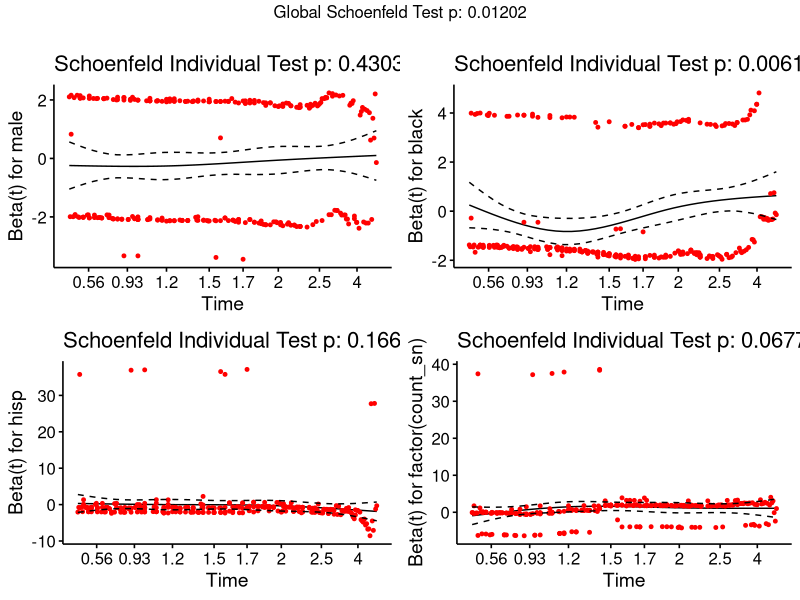
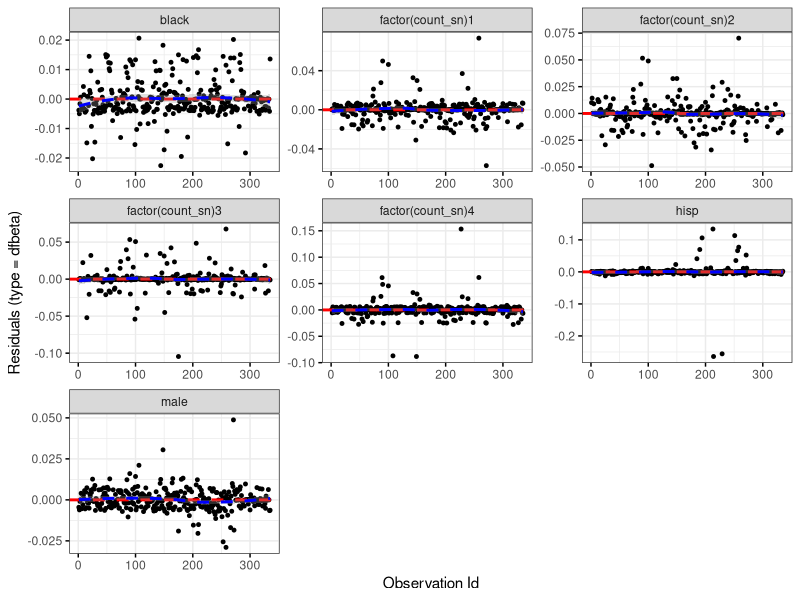
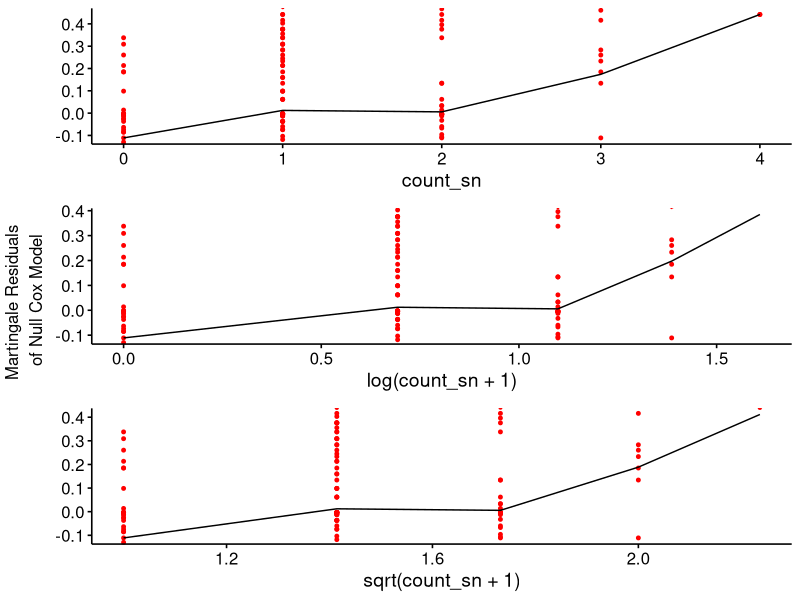

Write R code to recreate these figures, in order. (Note: this script raises an error after producing the figures.)
## ---- chunk 1
#load libraries and data

library(survival)
library(survminer)
library(dplyr)
library(cluster)
library(randomForest)

kelly <- read.table("kellydat.txt", header = T)
kelly <- kelly %>% mutate(count_sn = sn1 + sn2*2 + sn3*3 + all4*4) %>% select(-c(sn1, sn2, sn3, all4))
## ---- chunk 2
res.cox <- coxph(Surv(nctdel, fail) ~ male + black + hisp + factor(count_sn), data =  kelly)

summary(res.cox)
## ---- chunk 3
fit.cox <- cox.zph(res.cox)
ggcoxzph(fit.cox)
## ---- chunk 4
ggcoxdiagnostics(res.cox, type = "dfbeta",
                 linear.predictions = FALSE, ggtheme = theme_bw())
## ---- chunk 5
ggcoxfunctional(Surv(nctdel, fail) ~ count_sn+1 + log(count_sn+1) + sqrt(count_sn+1), data = kelly)
## ---- chunk 6
ggsurvplot(survfit(res.cox), color = "#2E9FDF",
           ggtheme = theme_minimal()) + geom_vline(xintercept=2.5, linetype="dashed", color = "red", size=1)
## ---- chunk 7
set.seed(3)
kCluster <- kmeans(kelly[,-1], 3, nstart = 20)
kCluster$cluster <- as.factor(kCluster$cluster)
ggplot(kelly, aes(hisp, nctdel, color = kCluster$cluster)) + geom_point()
## ---- chunk 8
rf.randomForest <- randomForest(nctdel ~., kelly)
varImpPlot(rf.randomForest)
## ---- chunk 9
library(survival)
d2 <- Surv(kelly$nctdel, kelly$fail) #creates a survival object #preprocessed version of the data
km <- survfit(d2 ~ kelly$male + kelly$black + kelly$hisp + kelly$count_sn)
plot(km, col = c("red", "blue", "green", "yellow", "purple", "pink", "orange", "brown"))
#print(km)
## ---- chunk 10
m <- glm(fail ~ kern_distribution(nctdel, knots = 2) + male + black + hisp + count_sn, data = kelly, family = "binomial")
plot(kelly$nctdel,kelly$fail, col = "red", main = "nctdel vs. fail", ylab = "fail", xlab = "nctdel") #plots the true data
lines(sort(kelly$nctdel), fitted(m)[order(kelly$fail)]) #shows how well the model fits the true data

#for xs, time bin tells us how far the person went
#-for the censored, they dont know what happened after the x bin (0/1)
#-matrix for each individual
## ---- chunk 11
# fake data
times <- kelly$nctdel #1 + c(rgeom(20, .3), rgeom(20,.05))
total_bins <- max(times)

censored <- rbinom(40, 1, .2)

# example transformation
# transformation function

transformation <- function(time, censored, total_bins, kernel.weights = bins) {
  y <- rep(0,time)
  if(!censored) {
    y[time] <- 1
  }
  # if you are doing kernel regression then you will calculate X differently here (using the kernels)
   X <- array(kernel.weights[1:time,],dim=c(time,kernels))
  diag(X) <- 1
  return(data.frame(y,X))
}

d <- transformation(times[1], as.logical(kelly$fail)[1], total_bins)


for(i in 2:length(times)) {
  d <- rbind(d, transformation(times[i], as.logical(kelly$fail)[i], total_bins))
}

m <- glm(y ~ 0 + ., data = d, family = "binomial")
summary(m)

#if estimates are negative, then you have TOOOOOOO MANYYYY BINS--beware, you can either 1. reduce # of bins or 2. use kernel regression

#ask how to do kernel regression to smooth out empty bins

bins <- cut(kelly$nctdel, c(-Inf, 0.5, 1.3, 2.05,10,15,Inf))
levels(bins) <- c("1","2","3","4","5", "6")
kelly$bins = bins

######
beta <- coef(m)
hazard <- exp(beta)/(1+exp(beta))
plot(1:total_bins, hazard, type='l')
## ---- chunk 12
# set up the kernels
bins <- cut(kelly$nctdel, c(-Inf,seq(0,2.05,0.1),10,13,15,17,Inf))
bins <- cut(kelly$nctdel, c(-Inf,0,0.5, 0.7, 1.3, 2.05,10,15,Inf)) #manually choose bins based on quantiles and my own knowledge
levels(bins) <- as.character(seq(1:nlevels(bins)))
kelly$bins = bins
# we're going to pre-calculate a bunch of kernel weights
# each row is one bin, the columns are the kernel weights for that bin
kernel.weights <- as.matrix(kelly %>% group_by(bins) %>% summarise(mean(nctdel),mean(male), mean(black), mean(hisp), mean(count_sn)))
# now we'll create a new transform function
kernel.transformation <- function(time, censored) {
  y <- rep(0,time)
  if(!censored) {
    y[time] <- 1
  }
  
  # X has kernel weights instead of the bin indicators that it had before
  X <- array(as.numeric(kernel.weights[1:time,-1]),dim=c(time,ncol(kernel.weights)-1)) ###how to translate this line??
  
  return(data.frame(y,X))
}

d2 <- kernel.transformation(as.numeric(bins)[1], as.logical(kelly$fail[1]))

d2_full <- NULL
for(i in 2:length(kelly$nctdel)) {
  d2_full <- rbind(d2_full,kernel.transformation(as.numeric(bins)[i], as.logical(kelly$fail[i])))
}
## ---- chunk 13
# fit a model

m2 <- glm(y ~ 0 + ., data=data.frame(d2_full), family="binomial")
summary(m2)

# make a smooth plot

X.pred <- array(as.numeric(kernel.weights[,-1]),dim=c(nlevels(bins),ncol(kernel.weights)-1))

hazard.logodds <- predict(m2, newdata = data.frame(X.pred))
hazard <- exp(hazard.logodds)/(1+exp(hazard.logodds))
plot(1:nlevels(bins), hazard, type='l')

# you can choose different numbers of kernels or even use un-evenly spaced kernels to capture more detail early on where you have more data.
## ---- chunk 14
X.test <- array(as.matrix(kelly %>% select(nctdel, male, black, hisp, count_sn)), dim = c(nrow(kelly), ncol(kernel.weights)-1))

kern.pred <- round(predict.glm(m2, newdata = data.frame(X.test), type = 'response'))
mean(kern.pred != kelly$fail)
